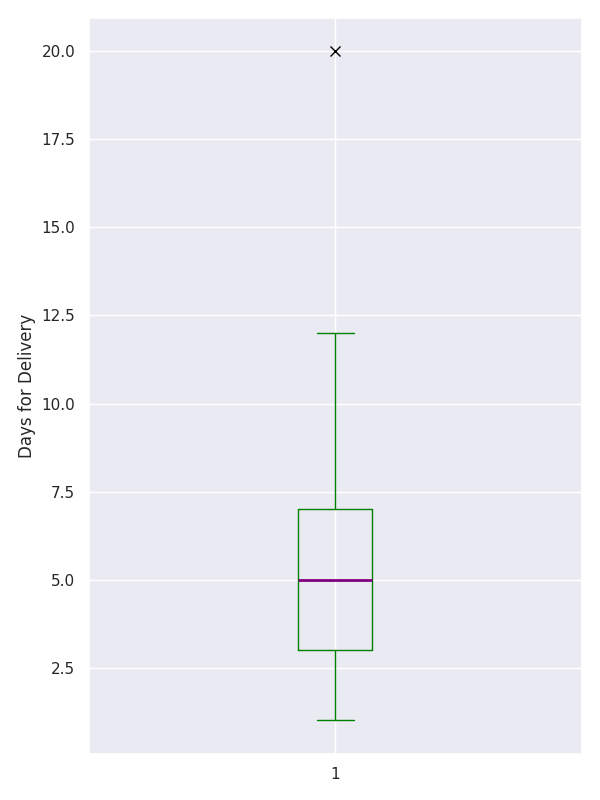

Recreate this plot in Python.
import matplotlib.pyplot as plt
import numpy as np

delivery_times_altered = [5, 6, 4, 7, 5, 3, 6, 3, 2, 8, 1, 3, 7, 
                          6, 2, 5, 2, 1, 4, 5, 3, 8, 4, 9, 8, 2, 20, 
                          7, 6, 6, 5, 1, 2, 3, 2, 3, 4, 5, 5, 
                          3, 8, 7, 1, 4, 3, 2, 1, 6, 4, 5, 9, 8, 7, 
                          6, 10, 4, 3, 5, 11, 7, 12, 7, 10, 9, 6, 10, 12]

fig, ax = plt.subplots(figsize=(6, 8))
ax.boxplot(delivery_times_altered, vert=True, patch_artist=False,
                   boxprops=dict(color='green'),
                   whiskerprops=dict(color='green'),
                   capprops=dict(color='green'),
                   medianprops=dict(color='purple', linewidth=2),
                   flierprops=dict(marker='x', color='red', markersize=7))

ax.set_ylabel('Days for Delivery', fontsize=12)

plt.tight_layout()
plt.show()
